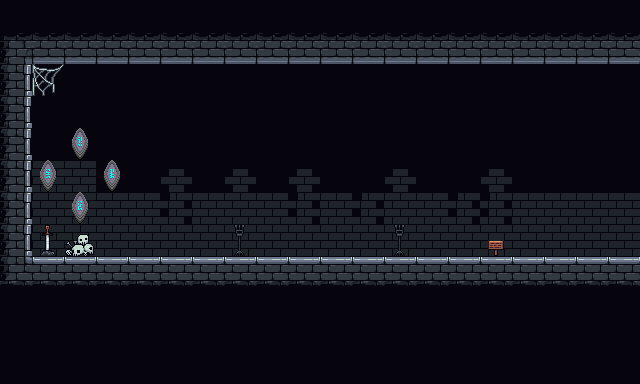

A level layout from a 2D game, rendered from its tile map. Below: a short description, then the map file with its tile-grid data intact:
An orthogonal 20x12 tile map with 32x32 px tiles, 3 tile layers (backdrop, terrain, props), 2 tilesets and 6 objects.

<map version="1.10" tiledversion="1.11.2" orientation="orthogonal" renderorder="right-down" width="20" height="12" tilewidth="32" tileheight="32" infinite="0" nextlayerid="8" nextobjectid="10">
 <tileset firstgid="1" name="CastleTiles" tilewidth="32" tileheight="32" tilecount="56" columns="8">
  <image source="tilesets/CastleTiles.png" width="256" height="224" />
 </tileset>
 <tileset firstgid="57" name="runes" tilewidth="32" tileheight="32" tilecount="9" columns="0">
  <grid orientation="orthogonal" width="1" height="1" />
  <tile id="0">
   <image source="tilesets/runes/1-32x32.png" width="32" height="32" />
  </tile>
  <tile id="1">
   <image source="tilesets/runes/2-32x32.png" width="32" height="32" />
  </tile>
  <tile id="2">
   <image source="tilesets/runes/3-32x32.png" width="32" height="32" />
  </tile>
  <tile id="3">
   <image source="tilesets/runes/4-32x32.png" width="32" height="32" />
  </tile>
  <tile id="4">
   <image source="tilesets/runes/5-32x32.png" width="32" height="32" />
  </tile>
  <tile id="5">
   <image source="tilesets/runes/6-32x32.png" width="32" height="32" />
  </tile>
  <tile id="6">
   <image source="tilesets/runes/7-32x32.png" width="32" height="32" />
  </tile>
  <tile id="7">
   <image source="tilesets/runes/8-32x32.png" width="32" height="32" />
  </tile>
  <tile id="8">
   <image source="tilesets/runes/9-32x32.png" width="32" height="32" />
  </tile>
 </tileset>
 <layer id="2" name="backdrop" width="20" height="12">
  <data encoding="csv">
10,10,10,10,10,10,10,10,10,10,10,10,10,10,10,10,10,10,10,10,
10,10,10,10,10,10,10,10,10,10,10,10,10,10,10,10,10,10,10,10,
10,10,10,10,10,10,10,10,10,10,10,10,10,10,10,10,10,10,10,10,
10,10,10,10,10,10,10,10,10,10,10,10,10,10,10,10,10,10,10,10,
10,10,10,10,10,10,10,10,10,10,10,10,10,10,10,10,10,10,10,10,
10,10,10,10,10,10,10,10,10,10,10,10,10,10,10,10,10,10,10,10,
10,10,10,10,10,10,10,10,10,10,10,10,10,10,10,10,10,10,10,10,
10,16,16,16,16,10,10,10,10,10,10,10,10,10,10,10,10,10,10,10,
10,10,10,10,10,10,10,10,10,10,10,10,10,10,10,10,10,10,10,10,
10,10,10,10,10,10,10,10,10,10,10,10,10,10,10,10,10,10,10,10,
10,10,10,10,10,10,10,10,10,10,10,10,10,10,10,10,10,10,10,10,
10,10,10,10,10,10,10,10,10,10,10,10,10,10,10,10,10,10,10,10
</data>
 </layer>
 <layer id="1" name="terrain" width="20" height="12">
  <data encoding="csv">
0,0,0,0,0,0,0,0,0,0,0,0,0,0,0,0,0,0,0,0,
25,26,26,26,26,26,26,26,26,26,26,26,26,26,26,26,26,26,26,26,
33,0,0,0,0,0,0,0,0,0,0,0,0,0,0,0,0,0,0,0,
33,0,0,0,0,0,0,0,0,0,0,0,0,0,0,0,0,0,0,0,
33,0,0,0,0,0,0,0,0,0,0,0,0,0,0,0,0,0,0,0,
33,47,47,0,0,46,0,46,0,46,0,0,46,0,0,46,0,0,0,0,
33,47,47,47,47,45,47,47,47,45,47,45,47,47,45,45,47,47,47,47,
33,47,47,47,47,47,47,47,47,47,47,47,47,47,47,47,47,47,47,47,
41,2,2,2,2,2,2,2,2,2,2,2,2,2,2,2,2,2,2,2,
0,0,0,0,0,0,0,0,0,0,0,0,0,0,0,0,0,0,0,0,
0,0,0,0,0,0,0,0,0,0,0,0,0,0,0,0,0,0,0,0,
0,0,0,0,0,0,0,0,0,0,0,0,0,0,0,0,0,0,0,0
</data>
 </layer>
 <layer id="3" name="props" width="20" height="12">
  <data encoding="csv">
0,0,0,0,0,0,0,0,0,0,0,0,0,0,0,0,0,0,0,0,
0,0,0,0,0,0,0,0,0,0,0,0,0,0,0,0,0,0,0,0,
0,39,0,0,0,0,0,0,0,0,0,0,0,0,0,0,0,0,0,0,
0,0,0,0,0,0,0,0,0,0,0,0,0,0,0,0,0,0,0,0,
0,0,60,0,0,0,0,0,0,0,0,0,0,0,0,0,0,0,0,0,
0,58,0,59,0,0,0,0,0,0,0,0,0,0,0,0,0,0,0,0,
0,0,57,0,0,0,0,0,0,0,0,0,0,0,0,0,0,0,0,0,
0,14,16,0,0,0,0,51,0,0,0,0,51,0,0,6,0,0,0,0,
0,0,0,0,0,0,0,0,0,0,0,0,0,0,0,0,0,0,0,0,
0,0,0,0,0,0,0,0,0,0,0,0,0,0,0,0,0,0,0,0,
0,0,0,0,0,0,0,0,0,0,0,0,0,0,0,0,0,0,0,0,
0,0,0,0,0,0,0,0,0,0,0,0,0,0,0,0,0,0,0,0
</data>
 </layer>
 <objectgroup id="4" name="collisions">
  <object id="1" x="0" y="32" width="640" height="32" />
  <object id="2" x="0" y="64" width="32" height="224" />
  <object id="3" x="32" y="256" width="608" height="32" />
  <object id="6" x="640" y="32" width="32" height="256" />
 </objectgroup>
 <objectgroup id="5" name="interactables">
  <object id="4" x="480" y="224" width="32" height="32">
   <properties>
    <property name="description">
WELCOME ADVENTURER FIND YOUR PURPOSE
PRESS A AND D TO MOVE || W AND SPACE TO JUMP || LEFT CLICK TO ATTACK
</property>
    <property name="header" value=" MOVEMENT AND ATTACK" />
    <property name="isHero" type="bool" value="false" />
   </properties>
  </object>
 </objectgroup>
 <objectgroup id="6" name="transitions">
  <properties>
   <property name="spawnX" type="float" value="0" />
   <property name="spawnY" type="float" value="0" />
   <property name="targetMap" value="" />
  </properties>
  <object id="5" x="608" y="64" width="32" height="192">
   <properties>
    <property name="spawnX" type="float" value="100" />
    <property name="spawnY" type="float" value="200" />
    <property name="targetMap" value="prologue1.tmx" />
   </properties>
  </object>
 </objectgroup>
</map>
